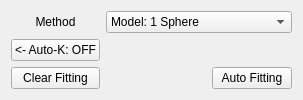
                   <widget class="QWidget" name="fitMethodWidget" native="true">
                    <property name="minimumSize">
                     <size>
                      <width>0</width>
                      <height>100</height>
                     </size>
                    </property>
                    <layout class="QGridLayout" name="gridLayout_37">
                     <item row="0" column="0">
                      <widget class="QLabel" name="fitMethodLabel">
                       <property name="minimumSize">
                        <size>
                         <width>0</width>
                         <height>20</height>
                        </size>
                       </property>
                       <property name="text">
                        <string>Method</string>
                       </property>
                       <property name="alignment">
                        <set>Qt::AlignCenter</set>
                       </property>
                      </widget>
                     </item>
                     <item row="2" column="3">
                      <widget class="QPushButton" name="FittingAutoFittingButton">
                       <property name="minimumSize">
                        <size>
                         <width>50</width>
                         <height>20</height>
                        </size>
                       </property>
                       <property name="text">
                        <string>Auto Fitting</string>
                       </property>
                      </widget>
                     </item>
                     <item row="2" column="2">
                      <spacer name="FitMethodHorizontalSpacer_3">
                       <property name="orientation">
                        <enum>Qt::Horizontal</enum>
                       </property>
                       <property name="sizeHint" stdset="0">
                        <size>
                         <width>20</width>
                         <height>20</height>
                        </size>
                       </property>
                      </spacer>
                     </item>
                     <item row="0" column="1" colspan="3">
                      <widget class="QComboBox" name="fitMethodValue">
                       <item>
                        <property name="text">
                         <string>Model: 1 Sphere</string>
                        </property>
                       </item>
                       <item>
                        <property name="text">
                         <string>Model: 2 Sphere</string>
                        </property>
                       </item>
                       <item>
                        <property name="text">
                         <string>Model: 3 Sphere</string>
                        </property>
                       </item>
                       <item>
                        <property name="text">
                         <string>Model: 1 Sphere + 1Cylinder</string>
                        </property>
                       </item>
                       <item>
                        <property name="text">
                         <string>Genetic Algorithm, GA</string>
                        </property>
                       </item>
                      </widget>
                     </item>
                     <item row="1" column="2">
                      <spacer name="FitMethodHorizontalSpacer_5">
                       <property name="orientation">
                        <enum>Qt::Horizontal</enum>
                       </property>
                       <property name="sizeHint" stdset="0">
                        <size>
                         <width>20</width>
                         <height>20</height>
                        </size>
                       </property>
                      </spacer>
                     </item>
                     <item row="2" column="1">
                      <spacer name="FitMethodHorizontalSpacer_4">
                       <property name="orientation">
                        <enum>Qt::Horizontal</enum>
                       </property>
                       <property name="sizeHint" stdset="0">
                        <size>
                         <width>20</width>
                         <height>20</height>
                        </size>
                       </property>
                      </spacer>
                     </item>
                     <item row="2" column="0">
                      <widget class="QPushButton" name="FittingClearFittingButton_2">
                       <property name="minimumSize">
                        <size>
                         <width>50</width>
                         <height>20</height>
                        </size>
                       </property>
                       <property name="text">
                        <string>Clear Fitting</string>
                       </property>
                      </widget>
                     </item>
                     <item row="1" column="0">
                      <widget class="QPushButton" name="FittingAutoKButton">
                       <property name="minimumSize">
                        <size>
                         <width>50</width>
                         <height>20</height>
                        </size>
                       </property>
                       <property name="text">
                        <string>&lt;- Auto-K: OFF</string>
                       </property>
                      </widget>
                     </item>
                    </layout>
                   </widget>
